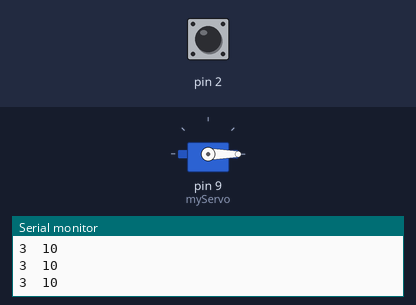
This sketch was run on a simulated Arduino Uno, built with avr-gcc and run on an emulated ATmega328P. On the bench: servo, the last lines printed to the serial monitor. The test bench sets the inputs (shaded band); at power-on: pin 2 HIGH.

Above: at 1.2 s.
1.3 s: pin 2 pulled LOW for 0.15 s
At 1.39 s:
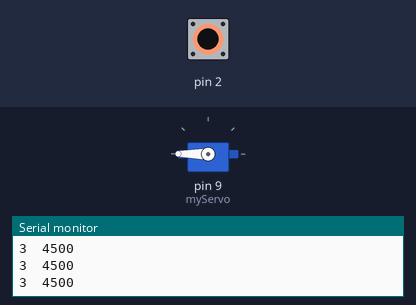
2.9 s: pin 2 pulled LOW for 3.2 s
At 7.2 s:
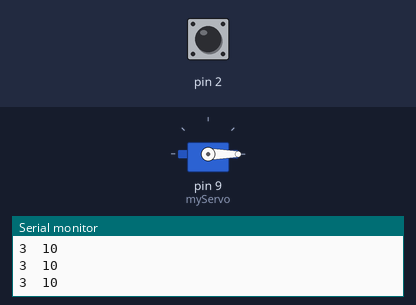
Timing chart, 0 to 8.7 s (numbered marks = the images above; inputs shaded):
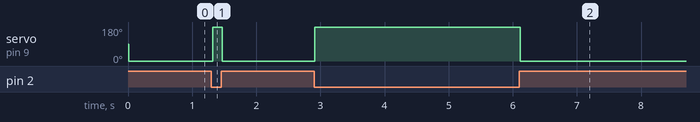

The sketch:

Button.ino
```cpp
// Import packages
#include <CapacitiveSensor.h>
#include <Servo.h>

// Declare Servo
Servo myServo;

CapacitiveSensor   cs_4_2 = CapacitiveSensor(4,2);    	// 1 megohm resistor between pins 4 & 2, pin 2 is sensor pin, add wire, metal thing

void setup() {
   cs_4_2.set_CS_AutocaL_Millis(0xFFFFFFFF); 	// turn off autocalibrate on channel 1 - just as an example
   Serial.begin(9600);
   myServo.attach(9);
}

void loop()
{
	long start = millis();
	long total1 =  cs_4_2.capacitiveSensor(30);

	Serial.print(millis() - start);    	// check on performance in milliseconds
	Serial.print("\t");                	// tab character for debug window spacing

	Serial.println(total1);            	// print sensor output 1
	delay(10);                         	// arbitrary delay to limit data to serial port

  // Check if being touched
  if (total1 > 100) {
    myServo.write(180);
  } else {
    myServo.write(0);
  }
}
```

Measured:
- after the input at 1.3 s, servo on pin 9 (myServo): 0° → 180° at once, → 0° 0.15 s later
- after the input at 2.9 s, servo on pin 9 (myServo): 0° → 180° at once, → 0° 3.2 s later
